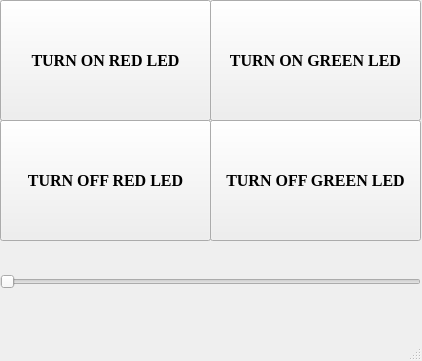
<?xml version="1.0" encoding="UTF-8"?>
<ui version="4.0">
 <class>MainWindow</class>
 <widget class="QMainWindow" name="MainWindow">
  <property name="geometry">
   <rect>
    <x>0</x>
    <y>0</y>
    <width>422</width>
    <height>361</height>
   </rect>
  </property>
  <property name="windowTitle">
   <string>MainWindow</string>
  </property>
  <widget class="QWidget" name="centralwidget">
   <widget class="QPushButton" name="pushButton">
    <property name="geometry">
     <rect>
      <x>0</x>
      <y>0</y>
      <width>211</width>
      <height>121</height>
     </rect>
    </property>
    <property name="font">
     <font>
      <family>Times New Roman</family>
      <pointsize>12</pointsize>
      <bold>true</bold>
     </font>
    </property>
    <property name="text">
     <string>TURN ON RED LED</string>
    </property>
   </widget>
   <widget class="QPushButton" name="pushButton_2">
    <property name="geometry">
     <rect>
      <x>0</x>
      <y>120</y>
      <width>211</width>
      <height>121</height>
     </rect>
    </property>
    <property name="font">
     <font>
      <family>Times New Roman</family>
      <pointsize>12</pointsize>
      <bold>true</bold>
     </font>
    </property>
    <property name="text">
     <string>TURN OFF RED LED</string>
    </property>
   </widget>
   <widget class="QPushButton" name="pushButton_3">
    <property name="geometry">
     <rect>
      <x>210</x>
      <y>120</y>
      <width>211</width>
      <height>121</height>
     </rect>
    </property>
    <property name="font">
     <font>
      <family>Times New Roman</family>
      <pointsize>12</pointsize>
      <bold>true</bold>
     </font>
    </property>
    <property name="text">
     <string>TURN OFF GREEN LED</string>
    </property>
   </widget>
   <widget class="QPushButton" name="pushButton_4">
    <property name="geometry">
     <rect>
      <x>210</x>
      <y>0</y>
      <width>211</width>
      <height>121</height>
     </rect>
    </property>
    <property name="font">
     <font>
      <family>Times New Roman</family>
      <pointsize>12</pointsize>
      <bold>true</bold>
     </font>
    </property>
    <property name="text">
     <string>TURN ON GREEN LED</string>
    </property>
   </widget>
   <widget class="QSlider" name="horizontalSlider">
    <property name="geometry">
     <rect>
      <x>0</x>
      <y>241</y>
      <width>421</width>
      <height>81</height>
     </rect>
    </property>
    <property name="font">
     <font>
      <family>Times New Roman</family>
      <pointsize>12</pointsize>
      <bold>true</bold>
     </font>
    </property>
    <property name="maximum">
     <number>180</number>
    </property>
    <property name="orientation">
     <enum>Qt::Horizontal</enum>
    </property>
   </widget>
  </widget>
  <widget class="QMenuBar" name="menubar">
   <property name="geometry">
    <rect>
     <x>0</x>
     <y>0</y>
     <width>422</width>
     <height>22</height>
    </rect>
   </property>
  </widget>
  <widget class="QStatusBar" name="statusbar"/>
 </widget>
 <resources/>
 <connections/>
</ui>
